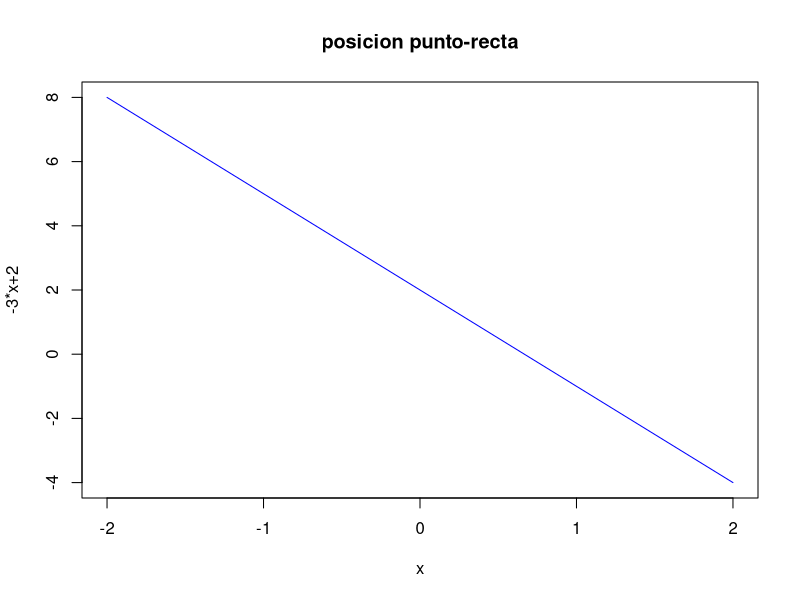
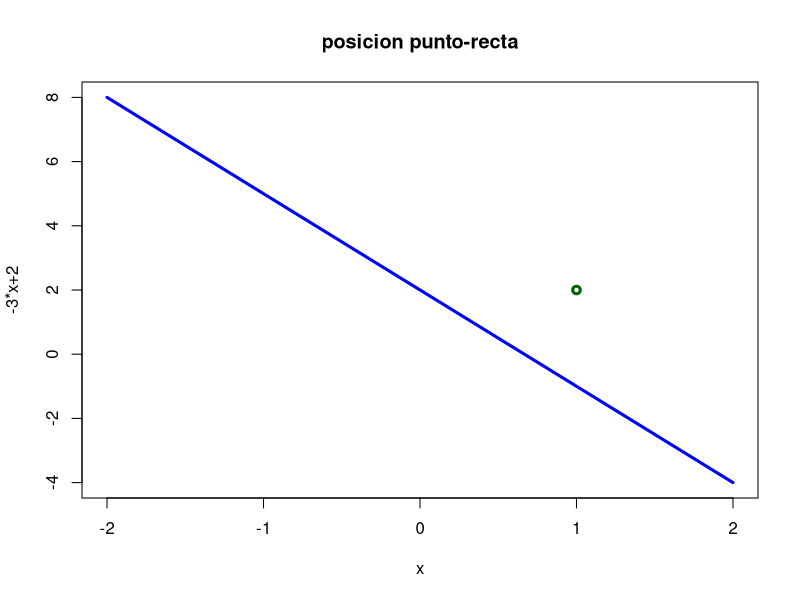
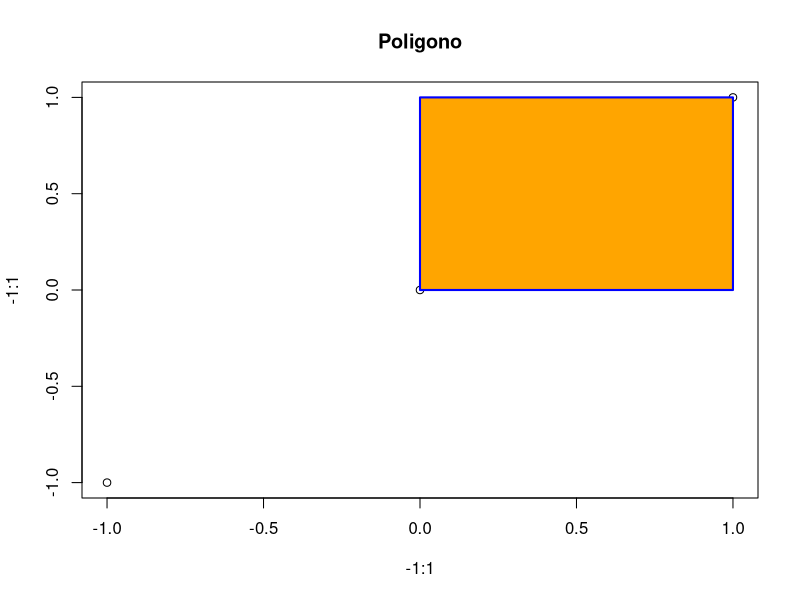

R code for these plots, in order: (Note: this script raises an error after producing the figures.)
#
# Introduccion
#


# Condicionales
x <- 2
y <- 3

if (x > y) {
  print("X es mayor a y")
} else if (x == y) {
  print("X es igual a y")
} else {
  print("X es menor que y")
}

# Funciones
sumar <- function(a, b) {
  return (a + b)
}

multiply <- function(a, b) {
  # RELLENAR
}

# Bucles

for (i in 1:10) {
  print(i)
}

for (i in seq(0, 1, 0.1)) {
  print(i)
}

i<-0
while (i <=10){
  print(i)
  i=i+1
}

sumar_vector <- function(v) {
  # Sumar los elementos de v (utilizando un bucle) y guardarlo en la variable suma.
  # Recordad, la funcion length nos devuelve el tamaño
  suma <- 0
  
  return (suma)
}



# ---------------------------------------------------------------------------------------
# Parte 1: Posicion recta
# ---------------------------------------------------------------------------------------

# Dado un punto p = [p1, p2] del plano afin real y una recta r (y = ax + b), determinar
# si el punto está debajo, arriba o en la recta.


# Definimos nuestro punto
p <- c(1, 2)
m <- 3
b <- 2

calcular_y <- function(x, m, b) {
  # x es el valor para el que queremos evaluar la recta con pendiente
  # m y ordeanada en el origen b
  
  # RELLENAR:  Actualizar el valor de y con su valor real
  y <- 0
  
  return (y)
}

posicion_recta <- function(p, m, b) {
  # Tenemos el parametro p que es un vector de dos elementos, el elemento
  # 1 que seria la x, y el elemento 2 que seria la y. p=[x, y]
  # m es la pendiente, y b la ordenada en el origen
  
  # RELLENAR: imprimir el resultado
}

# Evaluamos la funcion posicion recta..
posicion_recta(c(3, 3), 1, 0)
posicion_recta(c(1, 2), -3, 2)


# También lo podemos hacer con una visualizacion. Ejemplo de visualizacion:

# Pintamos una recta
x = -2:2 # lo que pintamos en el eje x
y = -3 * x + 2 # lo que pintamos en el eje y
plot(
  x,
  y,
  type = "l",
  xlab = "x",
  ylab = "-3*x+2",
  main = "posicion punto-recta",
  col = "blue"
)

# Pintamos una recta y un punto (1, 2)
plot(
  x,
  y,
  type = "l",
  xlab = "x",
  ylab = "-3*x+2",
  col = "blue",
  main = "posicion punto-recta",
  lwd = 3
)
points(1,
       2,
       type = "p",
       col = "darkgreen",
       lwd = 3)


posicion_recta_punto_dibujo <- function(p, r) {
  x <- c(p[1] - 1, p[1] + 1)
  y <- 0 # RELLENAR: Evaluamos la funcion y guardamos el valor en y
  
  # RELLENAR: Hacer plot..
  # plot......
  
  # RELLENAR: Dibuar el punto (p)
  # points o text
}


# Evaluamos la funcion que acabamos de crear
posicion_recta_punto_dibujo(c(-1, 3), function(x)
  3 * x + 2)


# ---------------------------------------------------------------------------------------
# Parte 2: Determinantes
# ---------------------------------------------------------------------------------------

x <- c(0, 1, 1, 0)
y <- c(0, 0, 1, 1)
plot(-1:1,-1:1, main = paste("Poligono"))
polygon(
  x,
  y,
  col = "orange",
  lty = 1,
  lwd = 2,
  border = "blue"
)


paralelogramo_dibujo <- function(v1, v2) {
  # v1 y v2 son los dos vectores que forman la base
  # Calcular x e y (como en el ejemplo de arriba) para estos dos vectores
  
  # RELLENAR
  x <- c()
  y <- c()
  
  
  min_v = min(min(x), min(y)) - 1
  max_v = max(max(x), max(y)) + 1
  plot(min_v:max_v,
       min_v:max_v,
       type = 'n',
       main = paste("Poligono"))
  polygon(
    x,
    y,
    col = "orange",
    lty = 1,
    lwd = 2,
    border = "blue"
  )
}

# Probar diferentes vectores
paralelogramo_dibujo(c(0, 1), c(2, 0))
paralelogramo_dibujo(c(0, 1), c(1, 0))

# Ahora calculamos el determinante
B <- matrix(c(0, 1, 1, 0),
            nrow = 2,
            ncol = 2,
            byrow = TRUE)
det(B)

# Hacer pruebas con diferentes matrices, como se ve cuando el paralelogramo cuando el determinante es 0?
# PROBAR


# ---------------------------------------------------------------------------------------
# Parte 2: Cambio de sistema
# ---------------------------------------------------------------------------------------

# Ver animaciñon de las transformaciones (grid): https://www.youtube.com/watch?v=kYB8IZa5AuE

## Sistema de referencia canonico: el que solemos usar por ser mas intuitivo
x=c(0:2,0.5)
y=c(0:2,0.5)
plot(x,y,type="n",main="Sistema de referencia canonico") # type= "n" para no pintar los puntos (x,y)
arrows(0,0,1,0,col="blue",lwd=3) # añado vector (1,0) del eje x
arrows(0,0,0,1,col="green",lwd=3) # añado vector (0,1) del eje y
points(0,0,lwd=) #añado el origen de coordenadas que es (0,0)



# Dibujo el sistema de referencia formado por:
# origen: el punto (1,1)
# v1: el vector (1,0.5)
# v2: el vector (0.5,1)
x=c(0:2,0.5)
y=c(0:2,0.5)
plot(x,y,type="n",main="Sistema de referencia")
arrows(0,0,1,0.5,col="green",lwd=3) # añado v1
arrows(0,0,0.5,1,col="blue",lwd=3) # añado v2
points(1,1,lwd=3) # añado origen de coordenadas
## en este grafico, los vectores se deberían trasladar al punto (1,1), es decir,
# "nacer" en ese punto que es el origen de coordenadas en este sistema de referencia.


x=c(0:2,0.5)
y=c(0:2,0.5)
plot(x,y,type="n",main="Sistema de referencia")
arrows(1,1,1,0.5,col="green",lwd=3) # añado v1
arrows(1,1,0.5,1,col="blue",lwd=3) # añado v2
points(1,1,lwd=3) # añado origen de coordenadas
## en este grafico, los vectores se deberían trasladar al punto (1,1), es decir,
# "nacer" en ese punto que es el origen de coordenadas en este sistema de referencia.



# ---------------------------------------------------------------------------------------
# Parte 3: Cambio de sistema
# ---------------------------------------------------------------------------------------
cambioReferenciaSistemaCanonico <- function (p, o, v1, v2) {
  # p es el punto que queremos convertir, o la ordenada en el origen, y v1 y v2
  # son las base
  
}

p = c(2, 3)
origen = c(1, 1)
v1 = c(0.5, 1)
v2 = c(1, -0.5)

cambioReferenciaSistemaCanonico(p, origen, v1, v2)


# Como podriamos calcular volver al sistema canonico?
# RELLENAR
